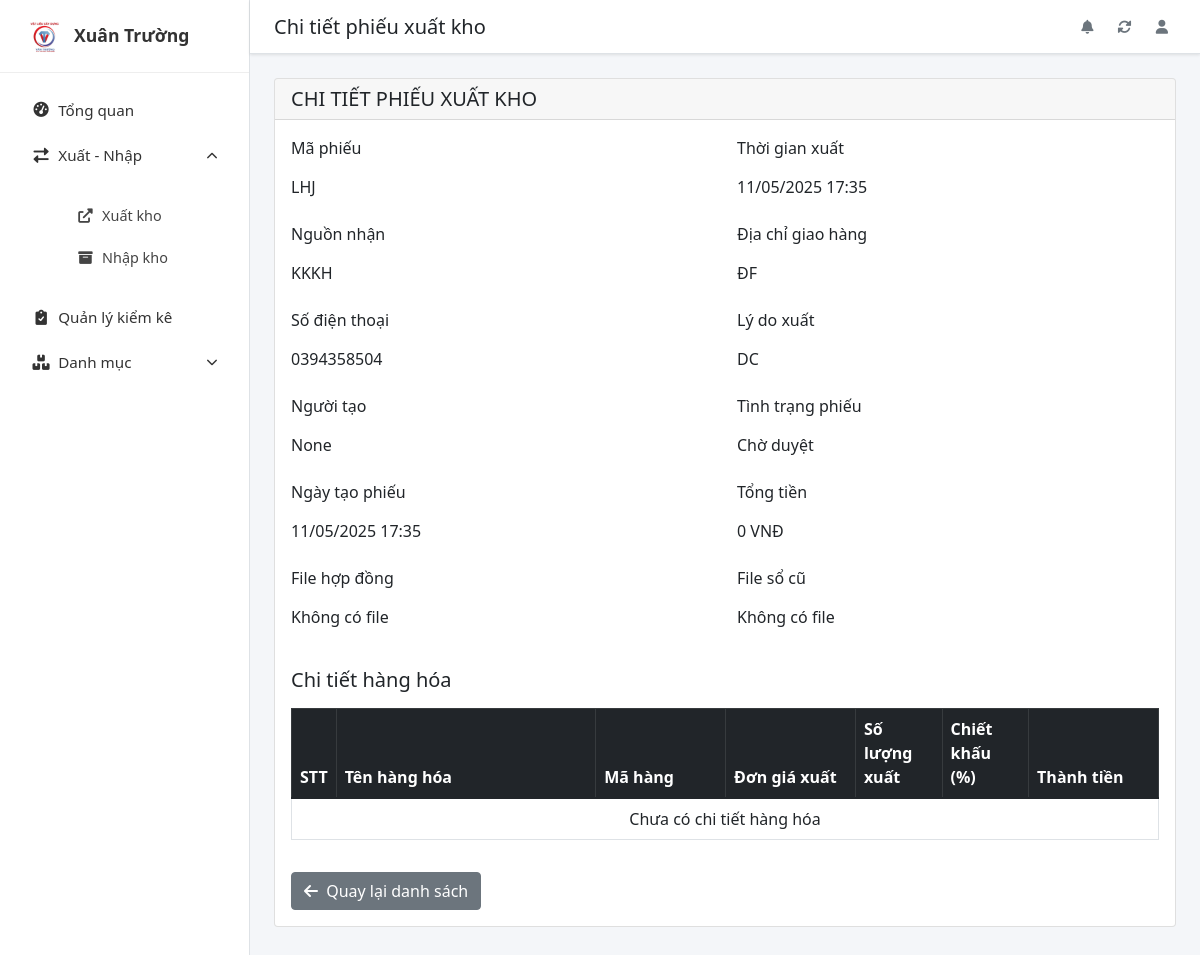
The app's page /app/xuatkho/LHJ/ with its own data.
### cuoiky/models.py (models this page shows, shortened)
class XuatKho(models.Model):
    ma_xuat = models.CharField(max_length=50, primary_key=True, verbose_name="Mã phiếu xuất")
    nguon_nhan = models.CharField(max_length=255, verbose_name="Nguồn nhận")
    thoi_gian = models.DateTimeField(default=timezone.now, verbose_name="Thời gian xuất")
    tinh_trang = models.CharField(
        max_length=50,
        choices=TINH_TRANG_XUATKHO_CHOICES,
        default='CHO_DUYET',
        verbose_name="Tình trạng phiếu"
    )
    tong = models.DecimalField(max_digits=15, decimal_places=2, default=0.00, verbose_name="Tổng tiền")
    tao_boi = models.ForeignKey(
        settings.AUTH_USER_MODEL,
        on_delete=models.SET_NULL,
        null=True,
        blank=True,
        related_name='phieu_xuat_kho',
        verbose_name="Người tạo"
    )
    ngay_tao = models.DateTimeField(auto_now_add=True, verbose_name="Ngày tạo phiếu")
    sdt = models.CharField(max_length=20, blank=True, null=True, verbose_name="Số điện thoại")
    diachi = models.CharField(max_length=500, blank=True, null=True, verbose_name="Địa chỉ")
    ly_do = models.TextField(blank=True, null=True, verbose_name="Lý do xuất")
    url_hop_dong = models.FileField(upload_to='files/xuatkho/hopdong/', blank=True, null=True, verbose_name="File hợp đồng")
    url_so_cu = models.FileField(upload_to='files/xuatkho/socu/', blank=True, null=True, verbose_name="File sổ cũ")
    class Meta:
        verbose_name = "Phiếu Xuất Kho"
        verbose_name_plural = "Phiếu Xuất Kho"
        ordering = ['-ngay_tao']

### cuoiky/views.py (the view)
# urls.py: path('xuatkho/<str:ma_xuat>/', views.XuatKhoDetailView.as_view(), name='xuatkho-detail'),
class XuatKhoDetailView(DetailView):
    model = XuatKho
    template_name = 'cuoiky/xuatkho_detail.html'
    context_object_name = 'xuatkho'
    pk_url_kwarg = 'ma_xuat'
    def get_object(self, queryset=None):
        return get_object_or_404(XuatKho, ma_xuat=self.kwargs.get('ma_xuat'))

### cuoiky/templates/cuoiky/xuatkho_detail.html (shortened to what this page needs)
{% extends 'cuoiky/base.html' %}
{% load static %}
{% load humanize %}
{% load widget_tweaks %}
{% block page_title %}Chi tiết phiếu xuất kho{% endblock %}
{% block content %}
<div class="card mb-4">
    <div class="card-header">
        <h5 class="mb-0">CHI TIẾT PHIẾU XUẤT KHO</h5>
    </div>
    <div class="card-body">
        <form method="post" enctype="multipart/form-data" id="xuatkhoForm">
            <div class="row mb-3">
                <div class="col-md-6">
                    <div class="mb-3">
                        <label class="form-label">Mã phiếu</label>
                        <p class="form-control-plaintext">{{ xuatkho.ma_xuat }}</p>
                    </div>
                    <div class="mb-3">
                        <label class="form-label">Nguồn nhận</label>
                        <p class="form-control-plaintext">{{ xuatkho.nguon_nhan }}</p>
                    </div>
                    <div class="mb-3">
                        <label class="form-label">Số điện thoại</label>
                        <p class="form-control-plaintext">{{ xuatkho.sdt }}</p>
                    </div>
                    <div class="mb-3">
                        <label class="form-label">Người tạo</label>
                        <p class="form-control-plaintext">{{ xuatkho.tao_boi }}</p>
                    </div>
                    <div class="mb-3">
                        <label class="form-label">Ngày tạo phiếu</label>
                        <p class="form-control-plaintext">{{ xuatkho.ngay_tao|date:"d/m/Y H:i" }}</p>
                    </div>
                    <div class="mb-3">
                        <label class="form-label">File hợp đồng</label>
                        {% if xuatkho.url_hop_dong %}
                        <p class="form-control-plaintext"><a href="{{ xuatkho.url_hop_dong.url }}" target="_blank">Xem file</a></p>
                        {% else %}
                        <p class="form-control-plaintext">Không có file</p>
                        {% endif %}
                    </div>
                </div>
                <div class="col-md-6">
                    <div class="mb-3">
                        <label class="form-label">Thời gian xuất</label>
                        <p class="form-control-plaintext">{{ xuatkho.thoi_gian|date:"d/m/Y H:i" }}</p>
                    </div>
                    <div class="mb-3">
                        <label class="form-label">Địa chỉ giao hàng</label>
                        <p class="form-control-plaintext">{{ xuatkho.diachi }}</p>
                    </div>
                    <div class="mb-3">
                        <label class="form-label">Lý do xuất</label>
                        <p class="form-control-plaintext">{{ xuatkho.ly_do|default:"Không có" }}</p>
                    </div>
                    <div class="mb-3">
                        <label class="form-label">Tình trạng phiếu</label>
                        <p class="form-control-plaintext">{{ xuatkho.get_tinh_trang_display }}</p>
                    </div>
                    <div class="mb-3">
                        <label class="form-label">Tổng tiền</label>
                        <p class="form-control-plaintext">{{ xuatkho.tong|floatformat:0|intcomma }} VNĐ</p>
                    </div>
                    <div class="mb-3">
                        <label class="form-label">File sổ cũ</label>
                        {% if xuatkho.url_so_cu %}
                        <p class="form-control-plaintext"><a href="{{ xuatkho.url_so_cu.url }}" target="_blank">Xem file</a></p>
                        {% else %}
                        <p class="form-control-plaintext">Không có file</p>
                        {% endif %}
                    </div>
                </div>
            </div>
            <h5 class="mb-3">Chi tiết hàng hóa</h5>
            <div class="table-responsive mb-3">
                <table class="table table-bordered table-hover">
                    <thead class="table-dark">
                        <tr>
                            <th style="width: 5%">STT</th>
                            <th style="width: 30%">Tên hàng hóa</th>
                            <th style="width: 15%">Mã hàng</th>
                            <th style="width: 15%">Đơn giá xuất</th>
                            <th style="width: 10%">Số lượng xuất</th>
                            <th style="width: 10%">Chiết khấu (%)</th>
                            <th style="width: 15%">Thành tiền</th>
                        </tr>
                    </thead>
                    <tbody>
                        {% for chitiet in xuatkho.chi_tiet_xuat.all %}
                        <tr>
                            <td>{{ forloop.counter }}</td>
                            <td>{{ chitiet.ma_hang.ten_hang }}</td>
                            <td>{{ chitiet.ma_hang.ma_hang }}</td>
                            <td class="text-end">{{ chitiet.don_gia_xuat|floatformat:0 }}</td>
                            <td class="text-end">{{ chitiet.so_luong_xuat }}</td>
                            <td class="text-end">{{ chitiet.chiet_khau }}</td>
                            <td class="text-end">{{ chitiet.thanh_tien|floatformat:0|intcomma }}</td>
                        </tr>
                        {% empty %}
                        <tr>
                            <td colspan="7" class="text-center">Chưa có chi tiết hàng hóa</td>
                        </tr>
                        {% endfor %}
                    </tbody>
                </table>
            </div>
            <div class="d-flex gap-2">
                <a href="{% url 'xuatkho-list' %}" class="btn btn-secondary">
                    <i class="fas fa-arrow-left me-1"></i> Quay lại danh sách
                </a>
            </div>
        </form>
    </div>
</div>
{% endblock %}

### cuoiky/templates/cuoiky/base.html (style rules this page uses)
body { display: flex; min-height: 100vh; background-color: #f4f6f9; }

### records on screen
XuatKho: ma_xuat "LHJ", nguon_nhan "KKKH", sdt "0394358504", tao_boi "None", ngay_tao "11/05/2025 17:35", thoi_gian "11/05/2025 17:35", diachi "ĐF", ly_do "DC", tinh_trang "Chờ duyệt", tong "0"
